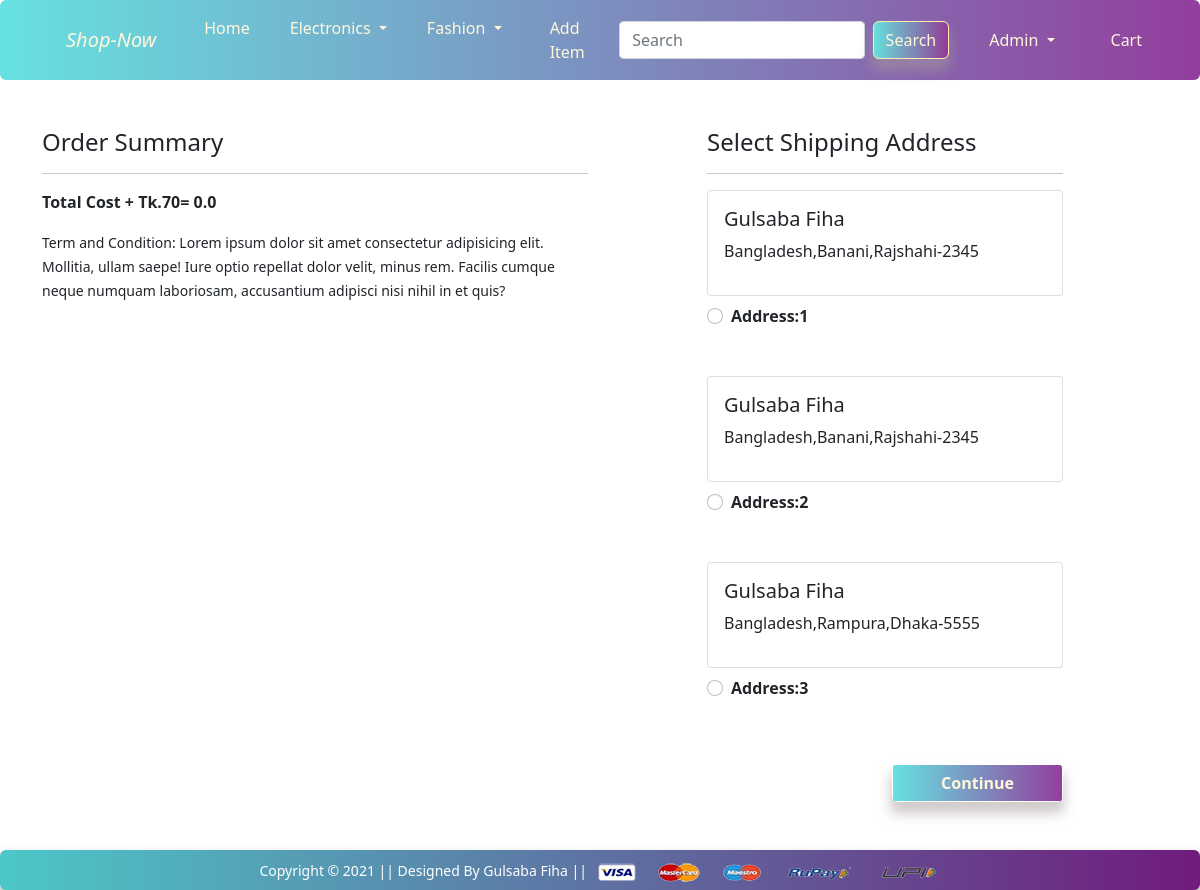
Screenshot of /checkout/ (signed in) with the database file from the repository.
### app/models.py (models this page shows, shortened)
class Customer(models.Model):
    id = models.BigAutoField(primary_key=True,null=False)
    user=models.ForeignKey(User,on_delete=models.CASCADE)
    name=models.CharField(max_length=200)
    locality=models.CharField(max_length=200)
    city=models.CharField(max_length=200)
    zipcode=models.IntegerField()
    state=models.CharField(choices=STATE_CHOICES,max_length=20)

### app/views.py (the view)
# urls.py: path('checkout/', views.checkout, name='checkout'),
@login_required
def checkout(request):
  user=request.user
  add=Customer.objects.filter(user=user)
  cart_items=Cart.objects.filter(user=user)
  amount=0.0
  shipping_amount=70.0
  totalamount=0.0
  cart_product=[p for p in Cart.objects.all() if p.user==request.user]
  if cart_product:
    for p in cart_product:
      tempamount=(p.quantity * p.product.discounted_price)
      amount+=tempamount
    totalamount=amount+shipping_amount
  return render(request, 'app/checkout.html',{
    'add':add,
    'totalamount':totalamount,
    'cart_items':cart_items
  })

### app/templates/app/checkout.html (shortened to what this page needs)
{% extends 'app/base.html' %}
{% load static %}
{% block main-content %}
<div class="container">
 <div class="row mt-5">
  <div class="col-sm-6">
    <h4>Order Summary</h4>
    <hr>
      <p class="fw-bold"> Total Cost + Tk.70= {{totalamount}}</p>
    <small>Term and Condition: Lorem ipsum dolor sit amet consectetur adipisicing elit. Mollitia, ullam saepe! Iure optio repellat dolor velit, minus rem. Facilis cumque neque numquam laboriosam, accusantium adipisci nisi nihil in et quis?</small>
  </div>
  <div class="col-sm-4 offset-sm-1">
    <h4>Select Shipping Address</h4>
    <hr>
    <form action="/paymentdone">
    {% for ad in add  %}
      <div class="card">
        <div class="card-body">
        <h5>{{ad.name}}</h5>
        <p>{{ad.locality}},{{ad.city}},{{ad.state}}-{{ad.zipcode}}</p>
        </div>
      </div>
        <div class="form-check mt-2 mb-5">
          <input class="form-check-input" name="custid" id="custadd{{forloop.counter}}" type="radio" value="{{ad.id}}">
          <label class="form-check-label fw-bold" for="custadd{{forloop.counter}}">
            Address:{{forloop.counter}}</label>
        </div>
        {% endfor %}
        <div class="text-end">
          <button type="submit" class="btn cart mt-3 px-5 fw-bold">Continue</button>
        </div>
      </form>
    </div>
  </div>
</div>
{% endblock main-content %}

### app/templates/app/base.html (shortened to what this page needs)
<!DOCTYPE html>
{% load static %}
<html lang="en">
  <head>
    <link
      href="https://cdn.jsdelivr.net/npm/bootstrap@5.0.0-beta1/dist/css/bootstrap.min.css"
      rel="stylesheet"
    />
    <link rel="stylesheet" href="{% static 'app/css/owl.carousel.min.css' %}" />
    <link rel="stylesheet" href="{% static 'app/css/all.min.css' %}" />
    <link rel="stylesheet" href="{% static 'app/css/style.css' %}" />
    <link rel="stylesheet" href="{% static 'app/css/nav.css' %}" />
  </head>
  <body>
    <div class="nav-style">
      <nav class="navbar navbar-expand-lg text-black">
        <div class="container">
          <a class="navbar-brand text-black"  href="/"><i>Shop-Now</i></a>
          <div class="collapse navbar-collapse" id="navbarSupportedContent">
            <ul class="navbar-nav me-auto mb-2 mb-lg-0">
              <li class="nav-item">
                <a
                  class="nav-link active text-black"
                  aria-current="page"
                  href="/"
                  >Home</a
                >
              </li>
              <li class="nav-item dropdown">
                <a
                  class="nav-link dropdown-toggle text-black drp"
                  href="#"
                  id="electronicsDropdown"
                  role="button"
                  data-bs-toggle="dropdown"
                  aria-expanded="false"
                >
                  Electronics
                </a>
              </li>
              <li class="nav-item dropdown">
                <a
                  class="nav-link dropdown-toggle text-black"
                  href="#"
                  id="fashionDropdown"
                  role="button"
                  data-bs-toggle="dropdown"
                  aria-expanded="false"
                >
                  Fashion
                </a>
              </li>
              <li class="nav-item mx-2">
                <a href="#" class="nav-link text-black "
                  >Add Item</a
                >
              </li>
            </ul>
            <form class="d-flex">
              <input
                class="form-control me-2"
                type="search"
                placeholder="Search"
                aria-label="Search"
              />
              <button class="btn alert-warning cart" type="submit">Search</button>
            </form>
            <div>
              <ul class="navbar-nav me-auto mb-2 mb-lg-0">
                {% if request.user.is_authenticated %}
                <li class="nav-item dropdown mx-2">
                  <a
                    class="nav-link dropdown-toggle text-black"
                    href="#"
                    id="profileDropdown"
                    role="button"
                    data-bs-toggle="dropdown"
                    aria-expanded="false"
                  >
                    {{request.user.username|capfirst}}
                  </a>
                </li>
                <li class="nav-item mx-2">
                  <a href="{% url 'show-cart' %}" class="nav-link text-black"
                    > Cart
                  </a>
                </li>
                {% endif %}
              </ul>
            </div>
          </div>
        </div>
      </nav>
    </div>
     {% block main-content %} {% endblock main-content %}
    <footer class="container-fluid bg-dark text-center p-2 mt-5 livesale">
      <small class="text-white"
        >Copyright &copy; 2021 || Designed By Gulsaba Fiha ||
      </small>
      <img
        src="{% static 'app/images/payment.png' %}"
        alt=""
        srcset=""
        class="img-fluid"
        height="2px"
      />
    </footer>
  </body>
</html>

### app/static/app/css/nav.css (style rules this page uses)
.nav-style { background-image: linear-gradient( to right, rgba(82, 221, 221, 0.884), rgba(126, 26, 139, 0.842) ); border-radius: 6px; }
.nav-style a { color: cornsilk; margin-left: 1.5rem; border-radius: 6px; transition: 0.5s; }
.livesale { background-image: linear-gradient( to right, rgba(82, 221, 221, 0.884), rgba(126, 26, 139, 0.842) ); background-repeat: no-repeat; backdrop-filter: blur(10px); -webkit-backdrop-filter: blur(12px); box-shadow: 0 10px 12px 5px rgba(165, 156, 156, 0.5); border-radius: 6px; color: cornsilk; }
.cart { background-image: linear-gradient( to right, rgba(82, 221, 221, 0.884), rgba(126, 26, 139, 0.842) ); background-repeat: no-repeat; backdrop-filter: blur(10px); -webkit-backdrop-filter: blur(12px); box-shadow: 0 10px 12px 2px rgba(165, 156, 156, 0.5); border-radius: 6px; color: cornsilk; }

### rows the page displays
Customer: name "Gulsaba Fiha", locality "Bangladesh", city "Banani", state "Rajshahi", zipcode "2345"
Customer: name "Gulsaba Fiha", locality "Bangladesh", city "Banani", state "Rajshahi", zipcode "2345"
Customer: name "Gulsaba Fiha", locality "Bangladesh", city "Rampura", state "Dhaka", zipcode "5555"

### other values shown
{{ request.user.username|capfirst }} "Admin"
{{ totalamount }} "0.0"
